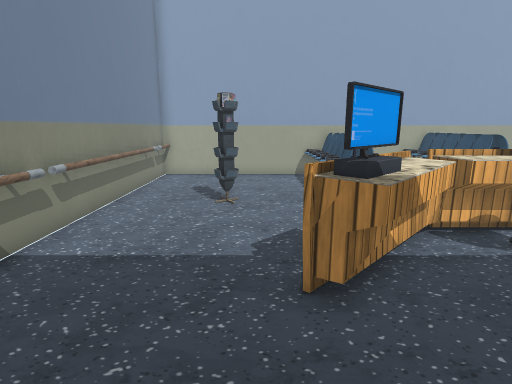
view 1 (above)

13 first-person views from a walk through a Unity game level. The camera is 1.3 m above the floor, tilts 12° down and sees 80° across. The floor is counted in squares, 0.5 m on a side. Each view is taken from the middle of a square. On the plan, view 1 faces up. The plan holds only what a view shows up to about 20 squares ahead; the rest is blank. Some surface patterns are stand-ins.

view 2
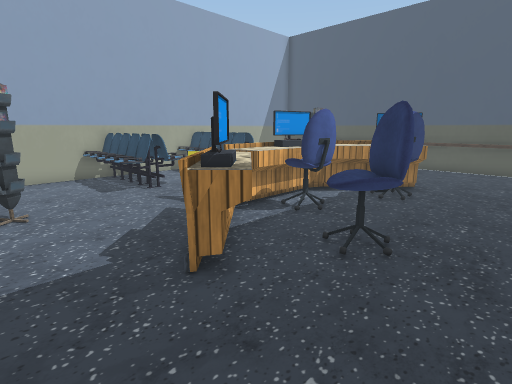

view 3
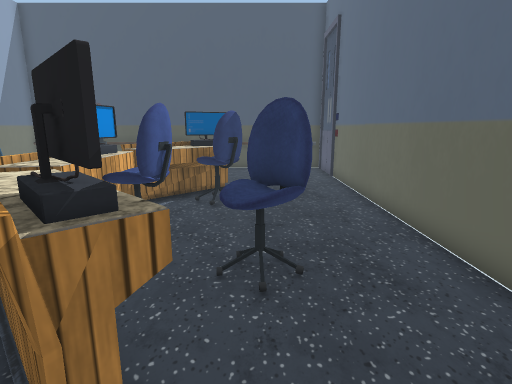

view 4
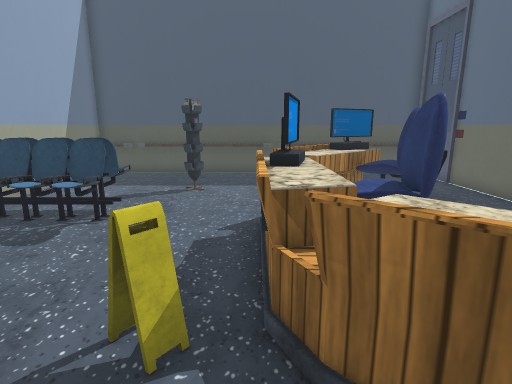

view 5
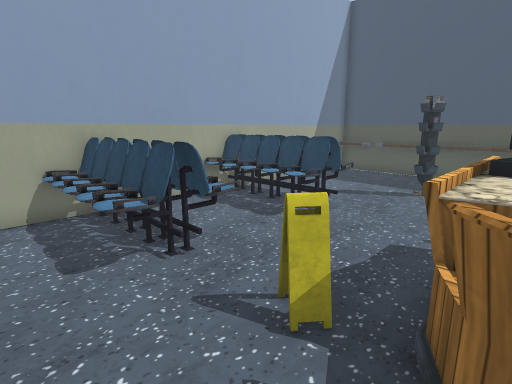

view 6
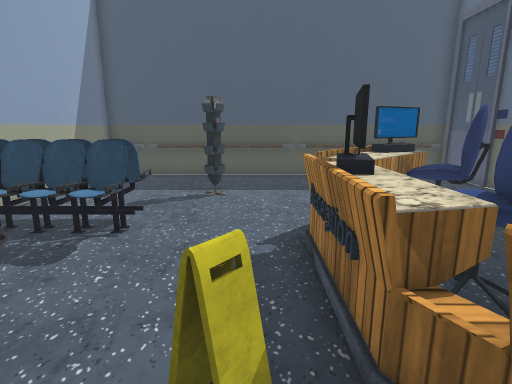

view 7
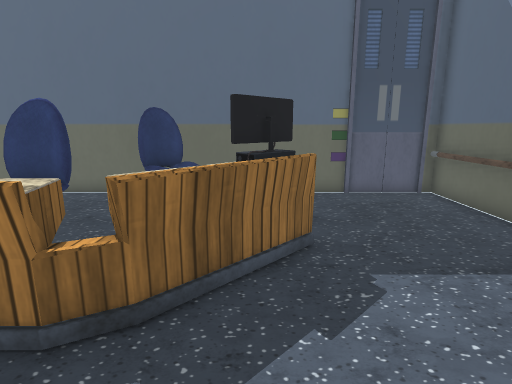

view 8
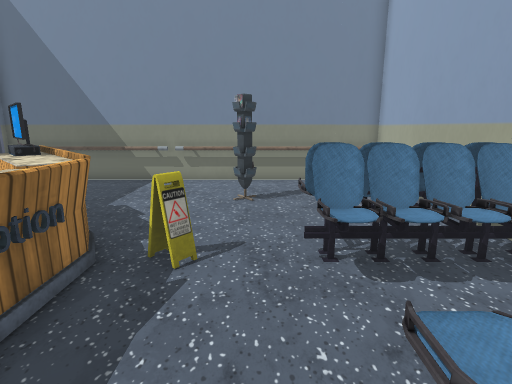

view 9
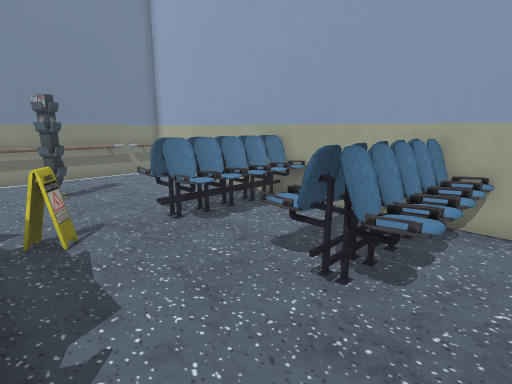

view 10
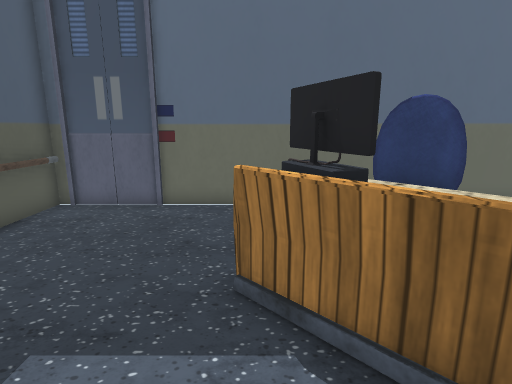

view 11
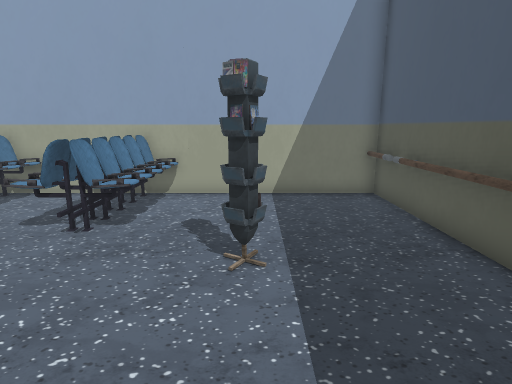

view 12
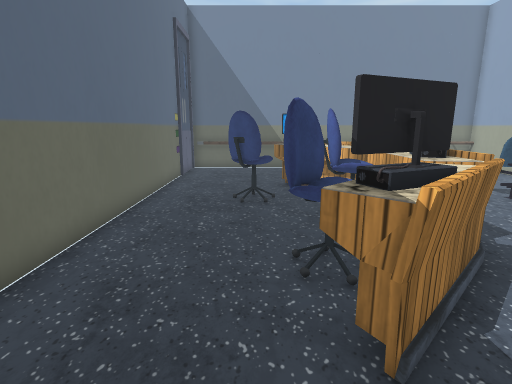

view 13
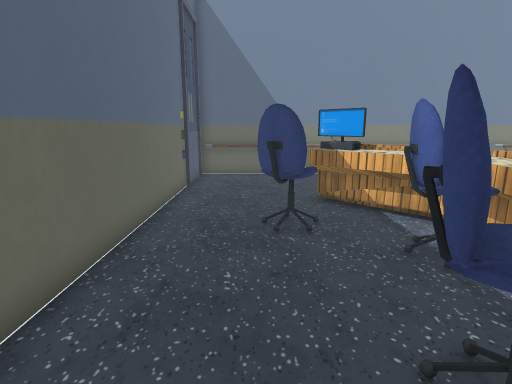

### Floor plan
Key: @ floor where view 1 was taken; # wall or solid block; x gap in a wall; . floor; = window, fence, low wall or low ledge; ^ raised ledge; O other object.
Columns run from 5 left of view 1 to 19 right of it. Each row starts with its distance up from view 1.
 17 #########################
 16 #.......OOOO.OOOO......=#
 15 #.......OOOO.OOOO......=#
 14 #.......OOOO.OOOO......=#
 13 #.......OOOO.OOOO......=#
 12 #.......OOOO.OOOO......=#
 11 #..................#...=#
 10 #........=.............=#
  9 #........==............=#
  8 #........x^^^^=........=#
  7 #.......^^^O^#^^.......=#
  6 #......^^^.OO.^^^....  =#
  5 #.....=#=..OO.OO^^.....=#
  4 #.....## O....OO#=.....=#
  3 #.......OOO............=#
  2 #........OO............=#
  1 #......................=#
  0 #....@.................=#
 -1 #########################

Positions as (right, up) in squares from view 1, and headings:
1: (0, 0), facing up
2: (-2, 0), facing up-right
3: (-1, 3), facing right
4: (1, 8), facing right
5: (1, 7), facing up-right
6: (2, 9), facing right
7: (2, 11), facing down
8: (10, 11), facing left
9: (12, 8), facing up-left
10: (12, 9), facing down
11: (14, 5), facing up
12: (15, 3), facing left
13: (12, 2), facing left
